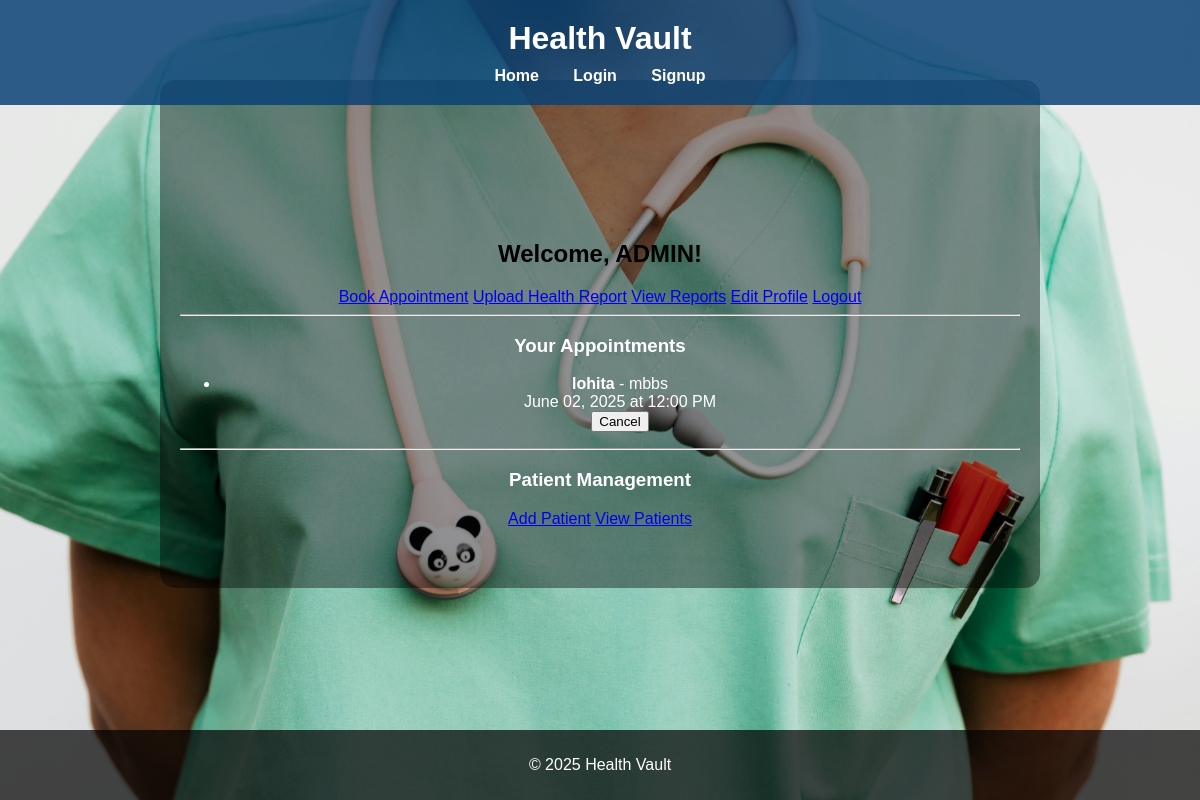
Before: /dashboard (signed in) with the older database file.
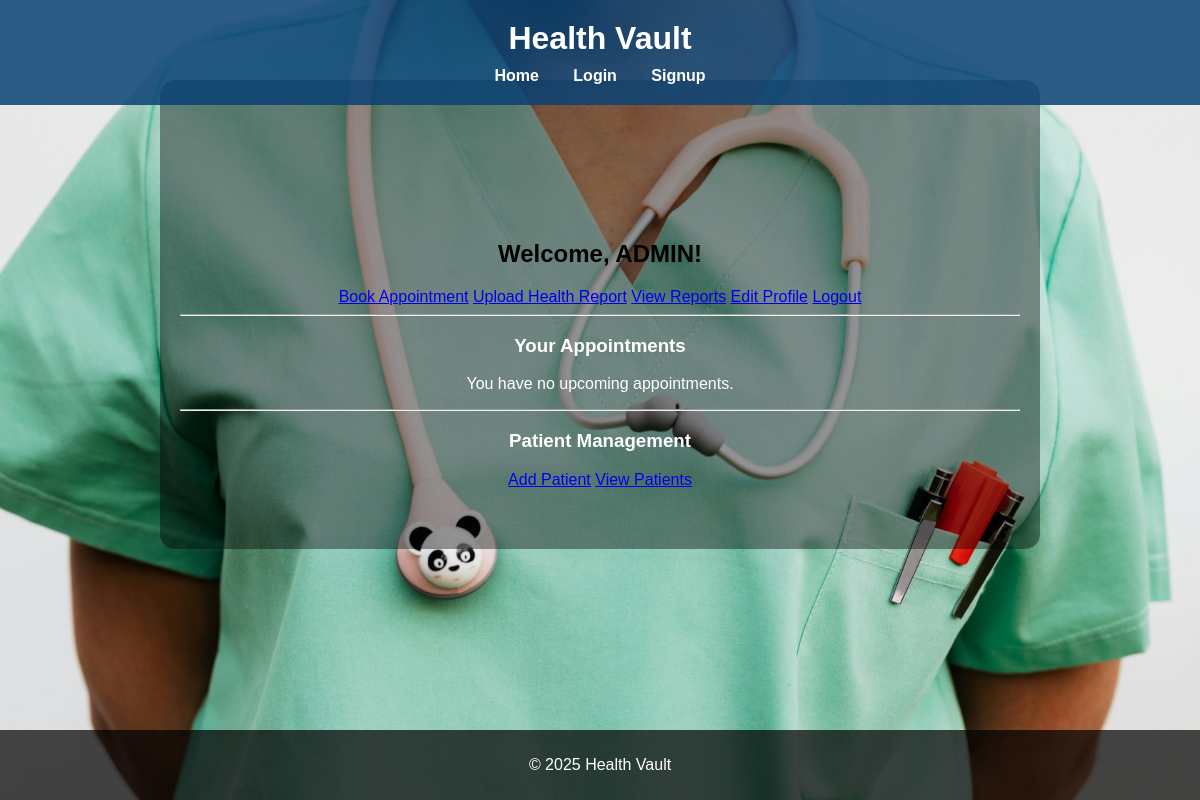
After: the same page with the newer database file.
### app.py (models this page shows)
class Appointment(db.Model):
    id = db.Column(db.Integer, primary_key=True)
    doctor_name = db.Column(db.String(100), nullable=False)
    specialization = db.Column(db.String(100), nullable=False)
    date = db.Column(db.Date, nullable=False)
    time = db.Column(db.Time, nullable=False)
    user_id = db.Column(db.Integer, db.ForeignKey('user.id'), nullable=False)

### app.py (the view)
@app.route('/dashboard')
@login_required
def dashboard():
    user = User.query.get(session['user_id'])
    appointments = Appointment.query.filter_by(user_id=user.id).all()
    return render_template('dashboard.html', user=user, appointments=appointments)

### app.py (called while the page is built)
def login_required(f):
    @wraps(f)
    def decorated_function(*args, **kwargs):
        if 'user_id' not in session:
            flash('You must be logged in to access this page.', 'error')
            return redirect(url_for('login'))
        return f(*args, **kwargs)
    return decorated_function

### templates/dashboard.html (shortened to what this page needs)
{% extends "base.html" %}
{% block content %}
<div class="dashboard container mt-4">
    <h2 class="mb-4">Welcome, {{ user.username }}!</h2>
    <div class="dashboard-links mb-4">
        <a class="btn btn-primary btn-sm" href="{{ url_for('book_appointment') }}">Book Appointment</a>
        <a class="btn btn-success btn-sm" href="{{ url_for('upload_report') }}">Upload Health Report</a>
        <a class="btn btn-info btn-sm" href="{{ url_for('view_reports') }}">View Reports</a>
        <a class="btn btn-secondary btn-sm" href="{{ url_for('edit_profile') }}">Edit Profile</a>
        <a class="btn btn-danger btn-sm" href="{{ url_for('logout') }}">Logout</a>
    </div>
    <hr>
    <h3>Your Appointments</h3>
    {% if appointments %}
        <ul class="list-group mb-3">
            {% for appt in appointments %}
                <li class="list-group-item d-flex justify-content-between align-items-center">
                    <div>
                        <strong>{{ appt.doctor_name }}</strong> - {{ appt.specialization }}<br>
                        {{ appt.date.strftime('%B %d, %Y') }} at {{ appt.time.strftime('%I:%M %p') }}
                    </div>
                    <form method="POST" action="{{ url_for('cancel_appointment', appointment_id=appt.id) }}">
                        <button type="submit" class="btn btn-warning btn-sm">Cancel</button>
                    </form>
                </li>
            {% endfor %}
        </ul>
    {% else %}
        <p>You have no upcoming appointments.</p>
    {% endif %}
    <hr>
    <h3>Patient Management</h3>
    <div class="patient-links">
        <a class="btn btn-outline-primary btn-sm" href="{{ url_for('add_patient') }}">Add Patient</a>
        <a class="btn btn-outline-secondary btn-sm" href="{{ url_for('view_patients') }}">View Patients</a>
    </div>
</div>
{% endblock %}

Changed rows visible on the page:
removed Appointment: doctor_name "lohita", specialization "mbbs", date "June 02, 2025", time "12:00 PM"
Other visible differences:
text now shown: "You have no upcoming appointments."
